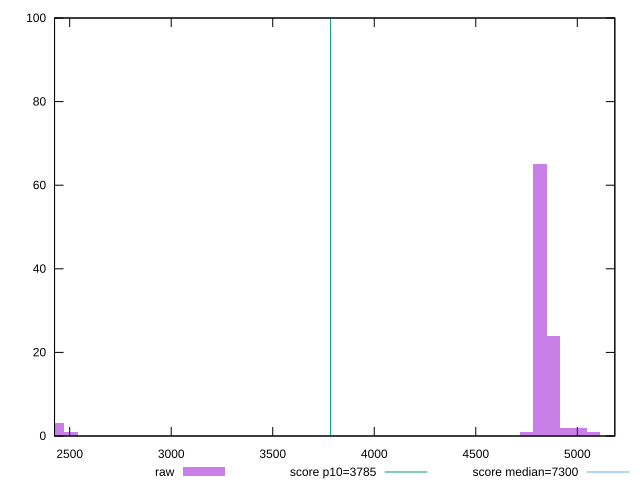

Here is the gnuplot script that generated this plot:
reset

$raw <<EOF
4815.970292491559 65
4881.9424882791145 24
2440.9712441395573 3
5079.859075641782 1
4749.998096704004 1
5013.886879854226 2
4947.914684066671 2
5211.803467216893 1
2506.943439927113 1
EOF

set key outside below
set boxwidth 65.9721957875556
set xrange [2425.3505:5184.8345]
set yrange [0:100]
set trange [0:100]
set style fill transparent solid 0.5 noborder

set parametric
set terminal svg size 640, 490 enhanced background rgb 'white'
set output "report_00009_2021-02-08T22-37-41.559Z/interactive/samples/pages+cached+noadtech+nomedia/raw/histogram.svg"

plot $raw title "raw" with boxes, \
     3785,t title "score p10=3785", \
     7300,t title "score median=7300"

reset
